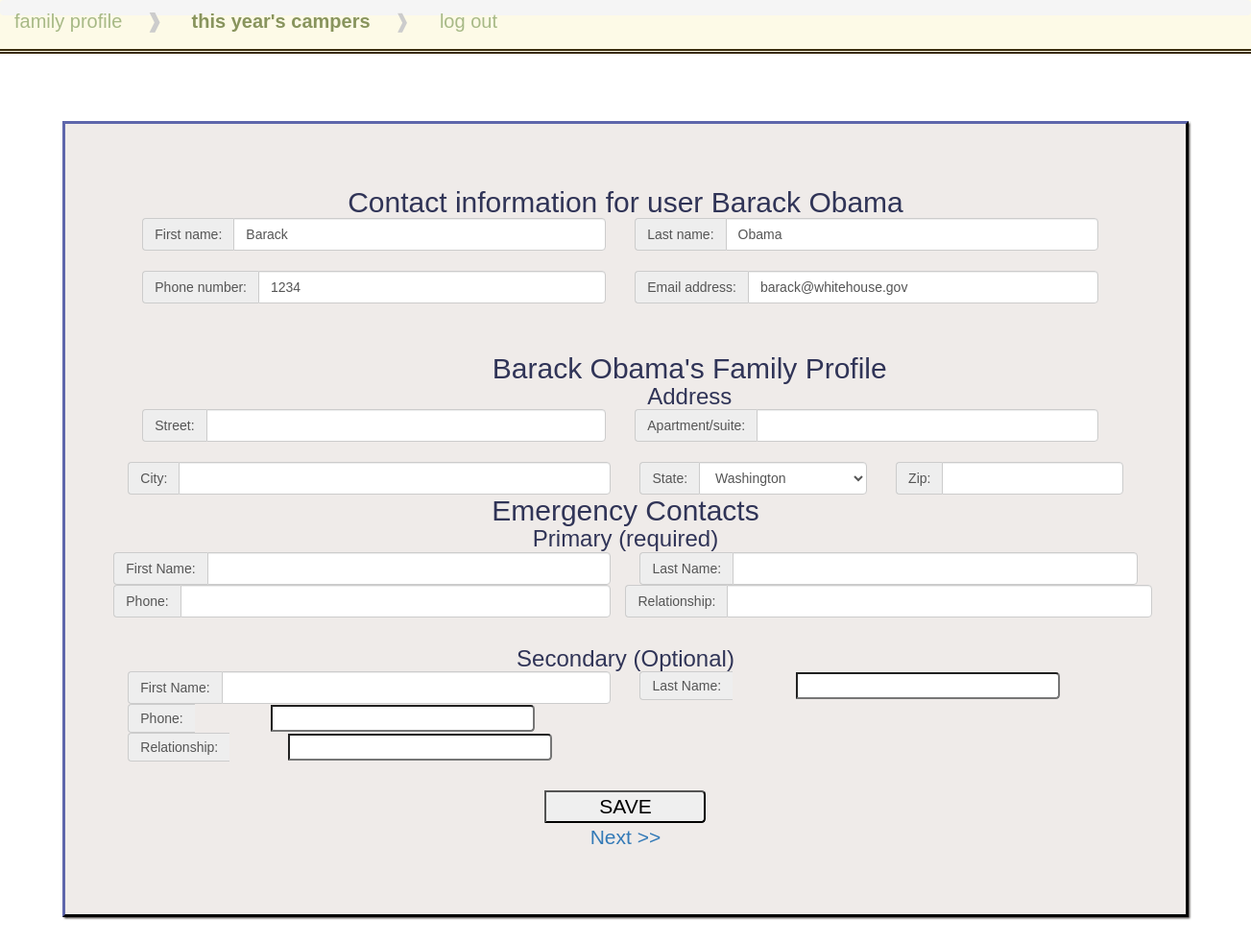
The page / (signed in) on the database as committed earlier.
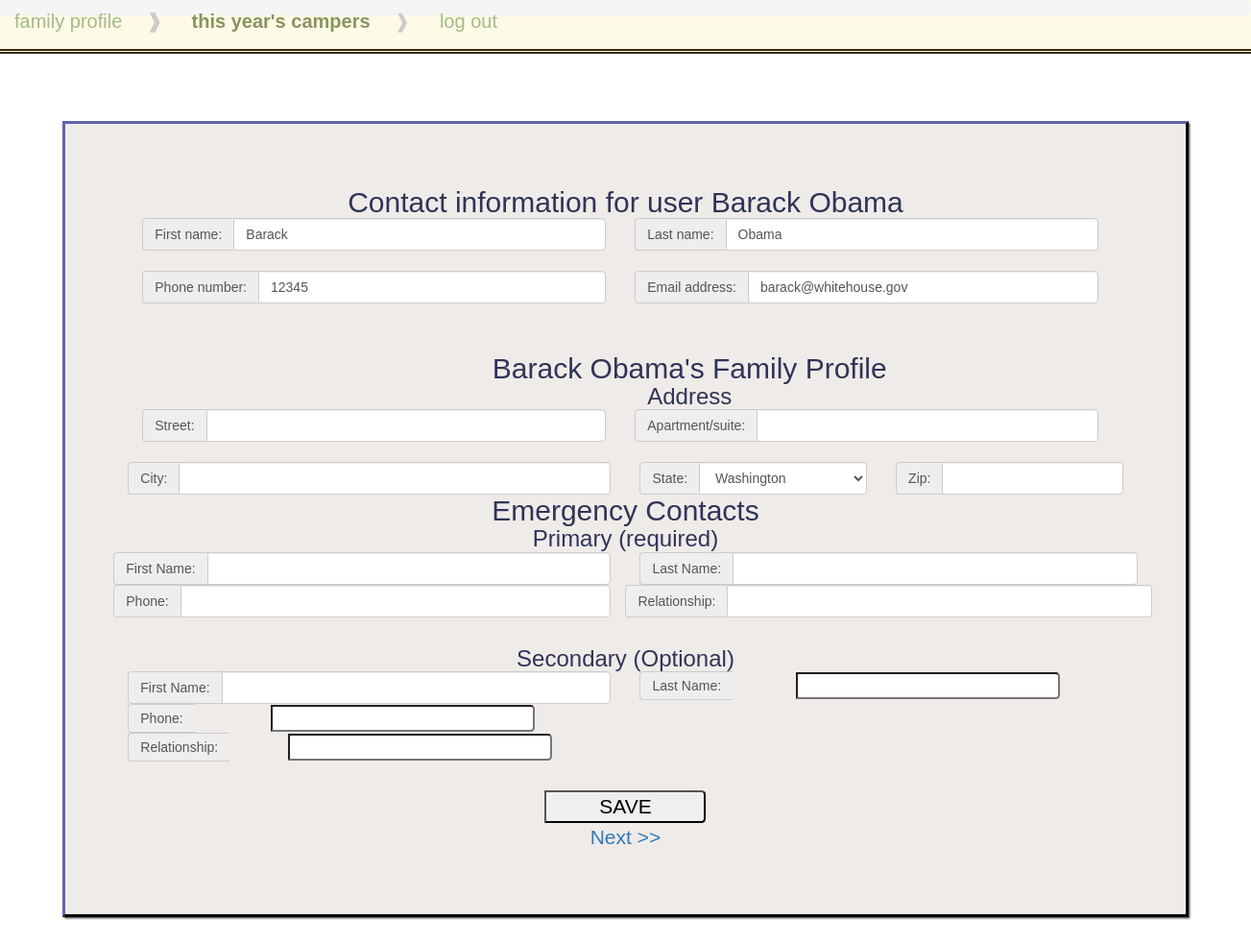
The same page on the database as committed later.
### my_app/models.py (models this page shows, shortened)
class Family(models.Model):
    user = models.OneToOneField(User)
    phone = models.CharField(max_length=15)  # will create validation later
    street_address = models.CharField(max_length=50, default="")
    apt_no = models.CharField(max_length=15, default="")
    city = models.CharField(max_length=50, default="")
    state = models.CharField(max_length=2, default="WA")
    zip_code = models.CharField(max_length=5, default="")
    ec_1_first = models.CharField(max_length=50, default="")
    ec_1_last = models.CharField(max_length=50, default="")
    ec_1_phone = models.CharField(max_length=50, default="")
    ec_1_relation = models.CharField(max_length=50, default="")
    ec_2_first = models.CharField(max_length=50, default="")
    ec_2_last = models.CharField(max_length=50, default="")
    ec_2_phone = models.CharField(max_length=50, default="")
    ec_2_relation = models.CharField(max_length=50, default="")
    total_owed = models.DecimalField(max_digits=20, decimal_places=4, default=0)
    total_paid = models.DecimalField(max_digits=20, decimal_places=4, default=0)

### my_app/views.py (the view, shortened to what this page needs)
# urls.py: url(r'^$', views.index, name='index'),
@login_required(login_url='/login_needed/')
def index(request):
    family = get_object_or_404(Family, user=request.user)
    return render(request, 'seabeck_draft/index.html', {'family': family})

### my_app/templates/seabeck_draft/index.html (shortened to what this page needs)
{% extends "seabeck_draft/logged_in_base_template.html" %}
{% load staticfiles %}
{% block content %}
    <form method="post">
        <h2>Contact information for user {{ family.user.first_name }} {{ family.user.last_name }}</h2>
        <div class="container">
            <div class="row">
                <div class="col-lg-6">
                    <div class="input-group">
                        <span class="input-group-addon">First name:</span>
                        <input value="{{ family.user.first_name }}" class="form-control"
                               name="first_name" type="text">
                    </div>
                </div>
                <div class="col-lg-6">
                    <div class="input-group">
                        <span class="input-group-addon">Last name: </span>
                        <input value="{{ family.user.last_name }}" class="form-control"
                               name="last_name" type="text">
                    </div>
                </div>
            </div>
            <div class="row">
                <div class="col-lg-6">
                    <div class="input-group">
                        <span class="input-group-addon">
            Phone number:</span>
                        <input value="{{ family.phone }}" class="form-control" name="phone" type="text">
                    </div>
                </div>
                <div class="col-lg-6">
                    <div class="input-group">
                        <span class="input-group-addon">
                Email address:</span>
                        <input value="{{ family.user.email }}" class="form-control" name="email" type="text">
                    </div>
                </div>
            </div>
            <br>
            <h2>{{ family.user.first_name }} {{ family.user.last_name }}'s Family Profile</h2>
            <h3>Address</h3>
            <div class="row">
                <div class="col-lg-6">
                    <div class="input-group">
                        <span class="input-group-addon">
            Street: </span>
                        <input class="form-control" value="{{ family.street_address }}"
                               name="street_address" type="text">
                    </div>
                </div>
                <div class="col-lg-6">
                    <div class="input-group">
                        <span class="input-group-addon">
                    Apartment/suite:</span> <input class="form-control" value="{{ family.apt_no }}"
                                                   name="apt_no" type="text">
                    </div>
                </div>
            </div>
        </div>
        <div class="row">
            <div class="col-lg-6">
                <div class="input-group">
                        <span class="input-group-addon">
                    City: </span><input class="form-control" value="{{ family.city }}" name="city" type="text">
                </div>
            </div>
            <div class="col-lg-3">
                <div class="input-group">
                        <span class="input-group-addon">
                    State: </span><select class="form-control" id='states-menu' name="state"></select>
                </div>
            </div>
            <div class="col-lg-3">
                <div class="input-group">
                        <span class="input-group-addon">
                Zip: </span><input class="form-control" value="{{ family.zip_code }}" name="zip_code" type="text">
                </div>
            </div>
        <br>
        <h2>Emergency Contacts</h2>
        <h3>Primary (required)</h3>
        <div class="row">
            <div class="col-lg-6">
                <div class="input-group">
                <span class="input-group-addon">
            First Name: </span><input class="form-control" value="{{ family.ec_1_first }}" name="ec_1_first"
                                      type="text">
                </div>
            </div>
            <div class="col-lg-6">
                <div class="input-group">
                <span class="input-group-addon">
            Last Name: </span><input class="form-control" value="{{ family.ec_1_last }}" name="ec_1_last" type="text">
                </div>
            </div>
        </div>
        <div class="row">
            <div class="col-lg-6">
                <div class="input-group">
                <span class="input-group-addon">
                Phone: </span><input class="form-control" value="{{ family.ec_1_phone }}" name="ec_1_phone" type="text">
                </div>
            </div>
            <div class="input-group">
                <span class="input-group-addon">
                Relationship: </span><input class="form-control" value="{{ family.ec_1_relation }}" name="ec_1_relation"
                                            type="text">
            </div>
        </div>
        </div>
        <br>
        <h3>Secondary (Optional)</h3>
        <div class="row">
            <div class="col-lg-6">
                <div class="input-group">
                <span class="input-group-addon">
            First Name: </span><input class="form-control" value="{{ family.ec_2_first }}" name="ec_2_first"
                                      type="text">
                </div>
            </div>
            <div class="col-lg-6">
                <div class="input-group">
                <span class="input-group-addon">
            Last Name: </span><input value="{{ family.ec_2_last }}" name="ec_2_last" type="text">
                </div>
            </div>
        </div>
        <div class="row">
            <div class="col-lg-6">
                <div class="input-group">
                <span class="input-group-addon">
                Phone: </span><input value="{{ family.ec_2_phone }}" name="ec_2_phone" type="text">
                </div>
                <div class="input-group">
                <span class="input-group-addon">
                Relationship: </span><input value="{{ family.ec_2_relation }}" name="ec_2_relation" type="text">
                </div>
            </div>
        </div>
        <br>
        <input type="submit" value="SAVE"/>
    </form>
    <a href="/detail/">Next >></a>
        </div>
{% endblock %}

### my_app/templates/seabeck_draft/logged_in_base_template.html (shortened to what this page needs)
{% load staticfiles %}
<!DOCTYPE html>
<html lang="en">
<head>
    <link rel='stylesheet' type="text/css" href='{% static "my_app/css/bootstrap-theme.css" %}'/>
    <link rel='stylesheet' type="text/css" href='{% static "my_app/css/bootstrap.css" %}'/>
    <link rel='stylesheet' type="text/css" href='{% static "my_app/css/custom.css" %}'/>
</head>
<body>
<header>
    {% block header %}
        <ol class="breadcrumb">
            <li><a href="/">family profile</a>
            </li>
            <li class="active">this year's campers</li>
            <li><a href="/logout_view/">log out</a> </li>
        </ol>
    {% endblock %}
</header>
<div class="outer-div">
    {% block content %}{% endblock %}
</body>
</html>

### my_app/static/my_app/css/custom.css (style rules this page uses)
body { background-image: url("../image/hopetoun_falls.jpg"); background-size: 100% auto; font-family: sans-serif; padding: 0; }
body * { padding: 0; margin:0; }
header { background-color: #FDFAE7; color: #A7B986; display: inline-block; width: 100%; padding: 0 0 1em 0; margin-top: 0; top: 0; border-style: none none double; border-color: #3A2D0D; border-width: 5px; }
.breadcrumb li { font-size: 20px; display: block; float: left; top: 0; margin-right: 1em; }
.breadcrumb a { color: #A7B986; }
.breadcrumb>.active { color: #88945D; }
.breadcrumb>li+li:before { color: rgba(204, 204, 204, 1); content: " \2771\00a0"; margin-right: 1em; }
.outer-div { background-color: rgba(236, 231, 228, 0.8); color: #303457; box-shadow: .1em .1em .1em #2C2724; padding: 5%; border-width: 1em; border-color: #303457; text-align: center; border: 3px outset #303457; height: auto; width: 90%; margin: 5% 5% 5% 5%; top: 20%; font-size: 1.5em; }
.container .row { width: 90%; margin-bottom: 1em; }
.active { color: green; font-weight: bold; font-style: normal; }
input { min-width: 8em; color: black; font-size: 1em; font-style: normal; font-weight: normal; margin: 0; border-radius: 0 .2em .2em 0; height: 100%; }

Rows that differ between the two databases and show on the page:
changed Family "Barack": phone "1234" → "12345"
